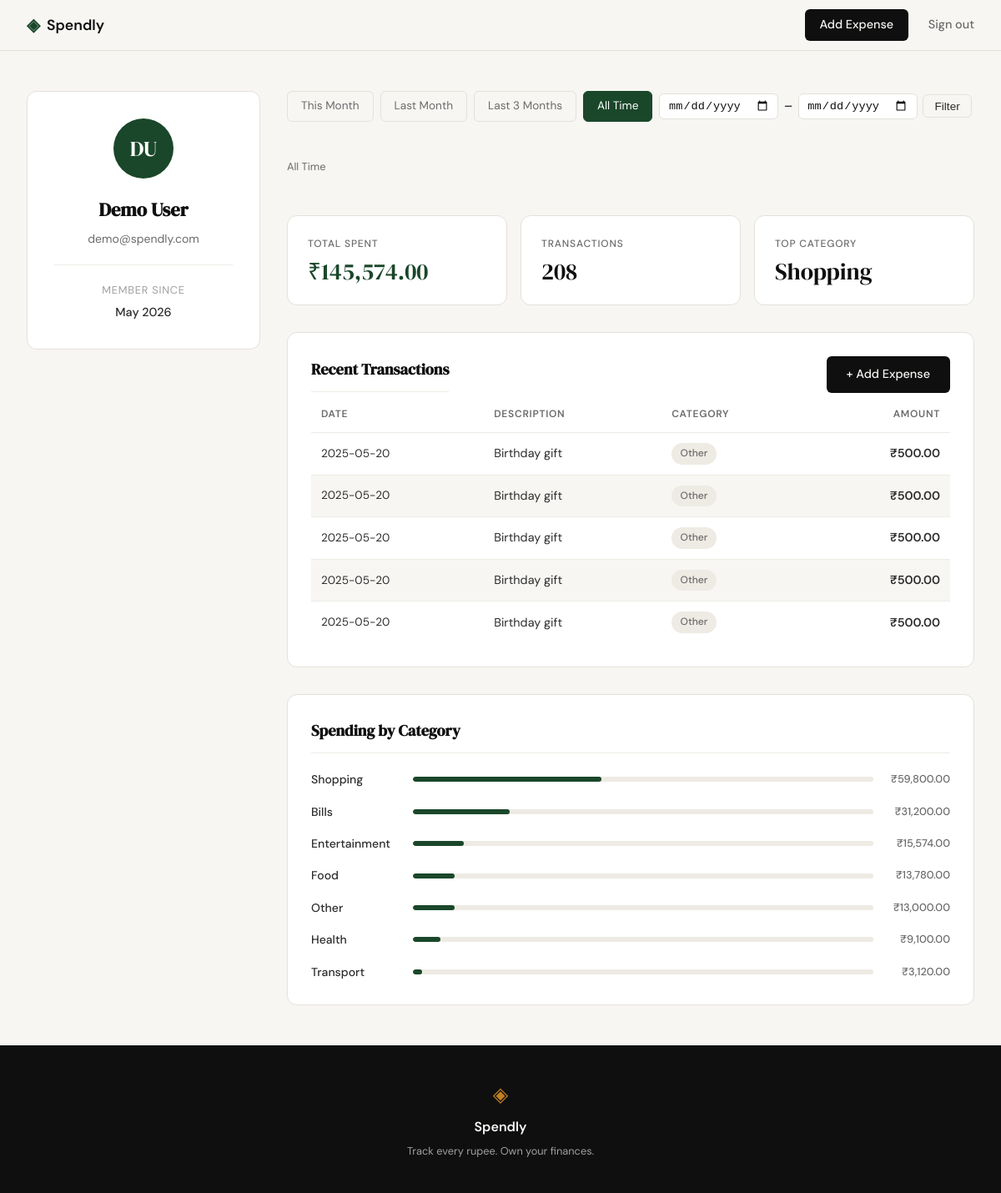
Screenshot of /profile (signed in) with the database file from the repository.
### tables this page shows
CREATE TABLE users (
            id            INTEGER PRIMARY KEY AUTOINCREMENT,
            name          TEXT NOT NULL,
            email         TEXT NOT NULL UNIQUE,
            password_hash TEXT NOT NULL,
            created_at    TEXT NOT NULL DEFAULT (datetime('now'))
        );

CREATE TABLE expenses (
            id          INTEGER PRIMARY KEY AUTOINCREMENT,
            user_id     INTEGER NOT NULL REFERENCES users(id),
            amount      REAL NOT NULL,
            category    TEXT NOT NULL,
            date        TEXT NOT NULL,
            description TEXT,
            created_at  TEXT NOT NULL DEFAULT (datetime('now'))
        );

### app.py (the view)
@app.route("/profile")
def profile():
    if not session.get("user_id"):
        return redirect(url_for("login"))
    user_row = get_user_by_id(session["user_id"])
    if user_row is None:
        abort(404)
    words = user_row["name"].split()
    initials = "".join(w[0].upper() for w in words[:2])
    dt = datetime.strptime(user_row["created_at"][:10], "%Y-%m-%d")
    member_since = dt.strftime("%B %Y")
    user = {
        "name": user_row["name"],
        "email": user_row["email"],
        "member_since": member_since,
        "initials": initials,
    }
    preset, start_date, end_date, filter_label = _resolve_date_range(
        request.args.get("preset", "all-time"),
        request.args.get("start", ""),
        request.args.get("end", ""),
    )
    stats        = get_expense_stats(session["user_id"], start_date, end_date)
    transactions = get_recent_transactions(session["user_id"], start_date=start_date, end_date=end_date)
    categories   = get_category_breakdown(session["user_id"], start_date, end_date)
    return render_template("profile.html", user=user, stats=stats,
                           transactions=transactions, categories=categories,
                           active_preset=preset, start_date=start_date,
                           end_date=end_date, filter_label=filter_label)

### app.py (called while the page is built, shortened)
def _resolve_date_range(preset, start_str="", end_str=""):
    today = date.today()
    if preset == "this-month":
        start = today.replace(day=1).isoformat()
        end = today.isoformat()
        label = today.strftime("%B %Y")
    elif preset == "last-month":
        last_prev = today.replace(day=1) - timedelta(days=1)
        start = last_prev.replace(day=1).isoformat()
        end = last_prev.isoformat()
        label = last_prev.strftime("%B %Y")
    elif preset == "last-3-months":
        three_months_ago = today - timedelta(days=90)
        start = three_months_ago.isoformat()
        end = today.isoformat()
        label = f"{three_months_ago.strftime('%d %b')} – {today.strftime('%d %b %Y')}"
    else:
        preset, start, end, label = "all-time", None, None, "All Time"
    return preset, start, end, label

### database/db.py (called while the page is built)
def get_db():
    conn = sqlite3.connect(DB_PATH)
    conn.row_factory = sqlite3.Row
    conn.execute("PRAGMA foreign_keys = ON")
    return conn

def get_user_by_id(user_id):
    conn = get_db()
    user = conn.execute(
        "SELECT * FROM users WHERE id = ?", (user_id,)
    ).fetchone()
    conn.close()
    return user

def get_expense_stats(user_id, start_date=None, end_date=None):
    conn = get_db()
    date_clause = ""
    p1 = [user_id]
    if start_date and end_date:
        date_clause = " AND date BETWEEN ? AND ?"
        p1 += [start_date, end_date]
    row = conn.execute(
        "SELECT SUM(amount) AS total, COUNT(*) AS cnt FROM expenses WHERE user_id = ?" + date_clause,
        p1
    ).fetchone()
    top = conn.execute(
        "SELECT category, SUM(amount) AS s FROM expenses"
        " WHERE user_id = ?" + date_clause + " GROUP BY category ORDER BY s DESC LIMIT 1",
        p1
    ).fetchone()
    conn.close()
    total = row["total"] or 0.0
    return {
        "total_spent": f"₹{total:,.2f}",
        "transaction_count": row["cnt"],
        "top_category": top["category"] if top else "—",
    }

### templates/profile.html (shortened to what this page needs)
{% extends "base.html" %}
{% block head %}
<link rel="stylesheet" href="{{ url_for('static', filename='css/profile.css') }}">
{% endblock %}
{% block content %}
<section class="profile-section">
    <div class="profile-layout">
        <aside class="info-card">
            <div class="avatar">{{ user.initials }}</div>
            <h1 class="info-name">{{ user.name }}</h1>
            <p class="info-email">{{ user.email }}</p>
            <hr class="info-divider">
            <p class="info-meta">Member since</p>
            <p class="info-value">{{ user.member_since }}</p>
        </aside>
        <div class="profile-right">
            <div class="filter-bar">
                <a href="{{ url_for('profile', preset='this-month') }}"
                   class="filter-btn {% if active_preset == 'this-month' %}filter-btn--active{% endif %}">This Month</a>
                <a href="{{ url_for('profile', preset='last-month') }}"
                   class="filter-btn {% if active_preset == 'last-month' %}filter-btn--active{% endif %}">Last Month</a>
                <a href="{{ url_for('profile', preset='last-3-months') }}"
                   class="filter-btn {% if active_preset == 'last-3-months' %}filter-btn--active{% endif %}">Last 3 Months</a>
                <a href="{{ url_for('profile', preset='all-time') }}"
                   class="filter-btn {% if active_preset == 'all-time' %}filter-btn--active{% endif %}">All Time</a>
                <form class="filter-custom" method="get" action="{{ url_for('profile') }}">
                    <input type="date" name="start" value="{{ start_date or '' }}">
                    <span>–</span>
                    <input type="date" name="end" value="{{ end_date or '' }}">
                    <button type="submit" class="btn-ghost filter-submit">Filter</button>
                </form>
            </div>
            <p class="filter-label">{{ filter_label }}</p>
            <div class="stat-grid">
                <div class="stat-tile">
                    <p class="stat-label">Total Spent</p>
                    <p class="stat-value stat-value--accent">{{ stats.total_spent }}</p>
                </div>
                <div class="stat-tile">
                    <p class="stat-label">Transactions</p>
                    <p class="stat-value">{{ stats.transaction_count }}</p>
                </div>
                <div class="stat-tile">
                    <p class="stat-label">Top Category</p>
                    <p class="stat-value">{{ stats.top_category }}</p>
                </div>
            </div>
            <div class="section-card">
                <div class="section-header">
                    <h2 class="section-title">Recent Transactions</h2>
                    <a href="{{ url_for('add_expense') }}" class="btn-primary">+ Add Expense</a>
                </div>
                <table class="tx-table">
                    <thead>
                        <tr>
                            <th>Date</th>
                            <th>Description</th>
                            <th>Category</th>
                            <th>Amount</th>
                        </tr>
                    </thead>
                    <tbody>
                        {% for tx in transactions %}
                        <tr>
                            <td class="tx-date">{{ tx.date }}</td>
                            <td>{{ tx.description }}</td>
                            <td>
                                <span class="badge badge--{{ tx.category | lower }}">
                                    {{ tx.category }}
                                </span>
                            </td>
                            <td class="tx-amount">{{ tx.amount }}</td>
                        </tr>
                        {% endfor %}
                    </tbody>
                </table>
            </div>
            <div class="section-card">
                <h2 class="section-title">Spending by Category</h2>
                <div class="category-list">
                    {% for cat in categories %}
                    <div class="category-row">
                        <span class="category-name">{{ cat.name }}</span>
                        <div class="progress-track">
                            <div class="progress-fill" style="width: {{ cat.pct }}%"></div>
                        </div>
                        <span class="category-amount">{{ cat.amount }}</span>
                    </div>
                    {% endfor %}
                </div>
            </div>
        </div>
    </div>
</section>
{% endblock %}

### templates/base.html (shortened to what this page needs)
<!DOCTYPE html>
<html lang="en">
<head>
    <link rel="stylesheet" href="{{ url_for('static', filename='css/style.css') }}">
    {% block head %}{% endblock %}
</head>
<body>
    <nav class="navbar">
        <div class="nav-inner">
            <a href="{{ url_for('landing') }}" class="nav-brand">
                <span class="brand-icon">◈</span>
                <span class="brand-name">Spendly</span>
            </a>
            <div class="nav-links">
                {% if session.get("user_id") %}
                    <a href="{{ url_for('add_expense') }}" class="nav-cta">Add Expense</a>
                    <a href="{{ url_for('logout') }}">Sign out</a>
                {% else %}
                    <a href="{{ url_for('login') }}">Sign in</a>
                    <a href="{{ url_for('register') }}" class="nav-cta">Get started</a>
                {% endif %}
            </div>
        </div>
    </nav>
    <main class="main-content">
        {% block content %}{% endblock %}
    </main>
    <footer class="footer">
        <div class="footer-inner">
            <span class="brand-icon">◈</span>
            <span class="footer-name">Spendly</span>
            <p class="footer-copy">Track every rupee. Own your finances.</p>
        </div>
    </footer>
</body>
</html>

### static/css/style.css (style rules this page uses)
:root { --ink: #0f0f0f; --ink-soft: #2d2d2d; --ink-muted: #6b6b6b; --ink-faint: #a0a0a0; --paper: #f7f6f3; --paper-warm: #f0ede6; --paper-card: #ffffff; --accent: #1a472a; --accent-light: #e8f0eb; --accent-2: #c17f24; --accent-2-light: #fdf3e3; --danger: #c0392b; --danger-light: #fdecea; --border: #e4e1da; --border-soft: #eeebe4; --font-display: 'DM Serif Display', Georgia, serif; --font-body: 'DM Sans', system-ui, sans-serif; --max-width: 1200px; --auth-width: 440px; --radius-sm: 6px; --radius-md: 12px; --radius-lg: 20px; }
*, *::before, *::after { box-sizing: border-box; margin: 0; padding: 0; }
html { font-size: 16px; scroll-behavior: smooth; }
body { background: var(--paper); color: var(--ink); font-family: var(--font-body); font-size: 1rem; line-height: 1.6; -webkit-font-smoothing: antialiased; }
a { color: inherit; text-decoration: none; }
.navbar { position: sticky; top: 0; z-index: 100; background: var(--paper); border-bottom: 1px solid var(--border); padding: 0 2rem; }
.nav-inner { max-width: var(--max-width); margin: 0 auto; height: 60px; display: flex; align-items: center; justify-content: space-between; }
.nav-brand { display: flex; align-items: center; gap: 0.5rem; font-family: var(--font-body); font-weight: 600; font-size: 1.1rem; color: var(--ink); }
.brand-icon { color: var(--accent); font-size: 1.3rem; }
.brand-name { color: var(--ink); }
.nav-links { display: flex; align-items: center; gap: 1.5rem; font-size: 0.9rem; font-weight: 500; }
.nav-links a { color: var(--ink-muted); transition: color 0.2s; }
.nav-cta { background: var(--ink) !important; color: var(--paper) !important; padding: 0.45rem 1.1rem; border-radius: var(--radius-sm); transition: background 0.2s !important; }
.main-content { min-height: calc(100vh - 60px - 100px); }
.btn-primary { display: inline-block; background: var(--ink); color: var(--paper); padding: 0.65rem 1.5rem; border-radius: var(--radius-sm); font-family: var(--font-body); font-size: 0.9rem; font-weight: 500; cursor: pointer; border: none; transition: background 0.2s; text-decoration: none; }
.btn-ghost { display: inline-block; background: transparent; color: var(--ink-soft); padding: 0.65rem 1.5rem; border-radius: var(--radius-sm); font-size: 0.9rem; font-weight: 500; border: 1px solid var(--border); transition: all 0.2s; text-decoration: none; }
.footer { background: var(--ink); color: var(--paper); padding: 2.5rem 2rem; text-align: center; }
.footer-inner { display: flex; flex-direction: column; align-items: center; gap: 0.4rem; }
.footer .brand-icon { color: var(--accent-2); font-size: 1.5rem; }
.footer-name { font-weight: 600; font-size: 1rem; }
.footer-copy { font-size: 0.8rem; color: var(--ink-faint); }
.filter-bar { display: flex; flex-wrap: wrap; align-items: center; gap: 0.5rem; margin-bottom: 0.75rem; }
.filter-btn { padding: 0.4rem 1rem; border: 1px solid var(--border); border-radius: var(--radius-sm); color: var(--ink-muted); text-decoration: none; font-size: 0.85rem; transition: 0.2s; }
.filter-btn--active { background: var(--accent); color: var(--paper-card); border-color: var(--accent); }
.filter-custom { display: flex; align-items: center; gap: 0.4rem; }
.filter-custom input[type="date"] { border: 1px solid var(--border); border-radius: var(--radius-sm); padding: 0.35rem 0.6rem; font-size: 0.85rem; color: var(--ink); background: var(--paper-card); }
.filter-submit { padding: 0.35rem 0.85rem; font-size: 0.85rem; }
.filter-label { font-size: 0.8rem; color: var(--ink-muted); margin-bottom: 1rem; }
.section-header { display: flex; align-items: center; justify-content: space-between; margin-bottom: 1rem; }
.section-header .section-title { margin-bottom: 0; }

### rows the page displays
users: name "Demo User", email "demo@spendly.com"
expenses: date "2025-05-20", description "Birthday gift", category "Other", amount "₹500.00"
expenses: date "2025-05-20", description "Birthday gift", category "Other", amount "₹500.00"
expenses: date "2025-05-20", description "Birthday gift", category "Other", amount "₹500.00"
expenses: date "2025-05-20", description "Birthday gift", category "Other", amount "₹500.00"
expenses: date "2025-05-20", description "Birthday gift", category "Other", amount "₹500.00"

### other values shown
{{ user.initials }} "DU"
{{ user.member_since }} "May 2026"
{{ filter_label }} "All Time"
{{ stats.total_spent }} "₹145,574.00"
{{ stats.transaction_count }} "208"
{{ stats.top_category }} "Shopping"
{{ cat.name }} "Shopping" "Bills" "Entertainment" "Food" "Other" "Health" "Transport"
{{ cat.amount }} "₹59,800.00" "₹31,200.00" "₹15,574.00" "₹13,780.00" "₹13,000.00" "₹9,100.00" "₹3,120.00"
